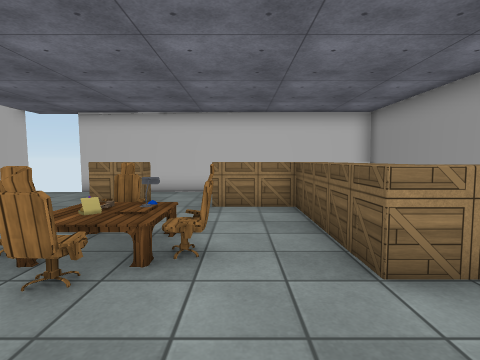
view 1 (above)

16 first-person views from a walk through a 3-D level made in the Unity game engine. The camera is 1.3 m above the floor, tilts 4° down and sees 80° across. The floor is counted in squares, 1 m on a side. Each view is taken from the middle of a square. On the plan, view 1 faces up. The plan holds only what a view shows up to about 13 squares ahead; the rest is blank. The place goes on beyond the plan. Some animated figures are left out. Door leaves are left out, so doorways stand open. Some surface patterns are stand-ins.

view 2
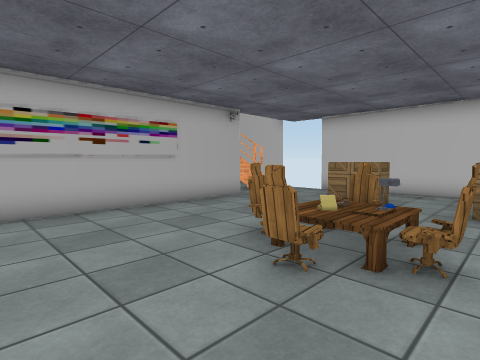

view 3
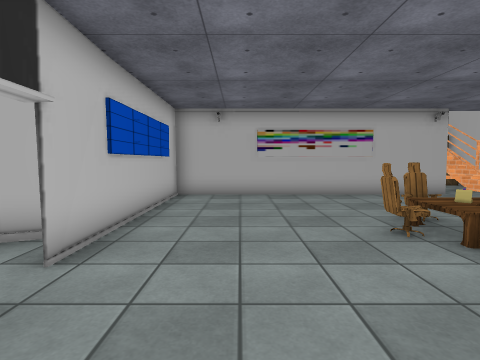

view 4
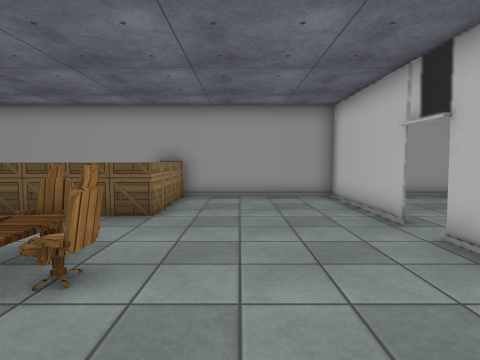

view 5
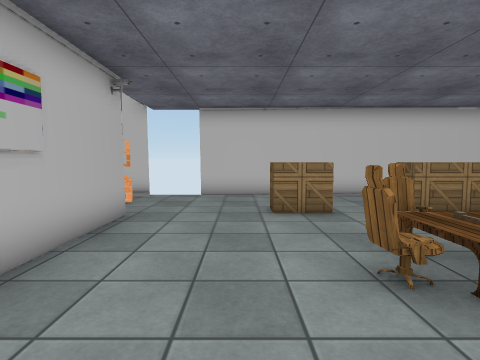

view 6
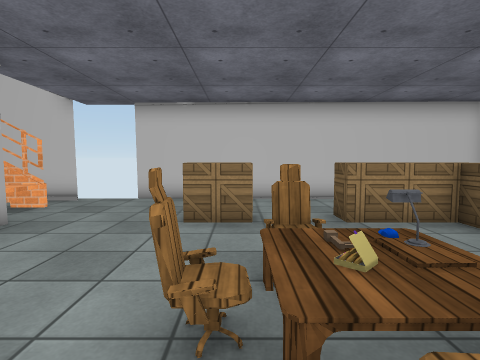

view 7
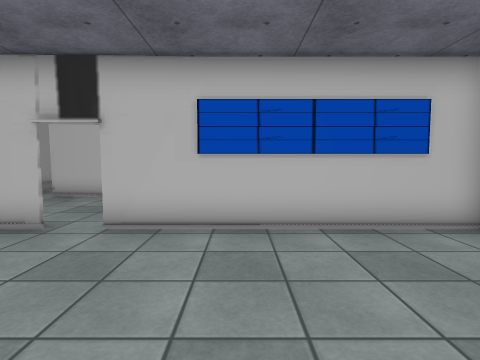

view 8
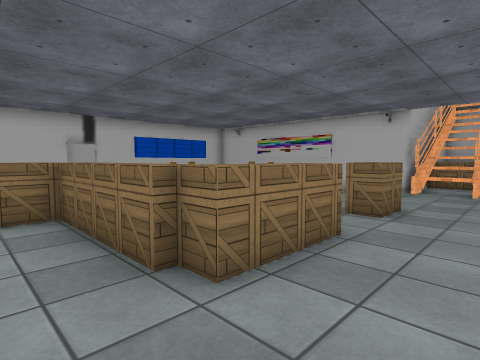

view 9
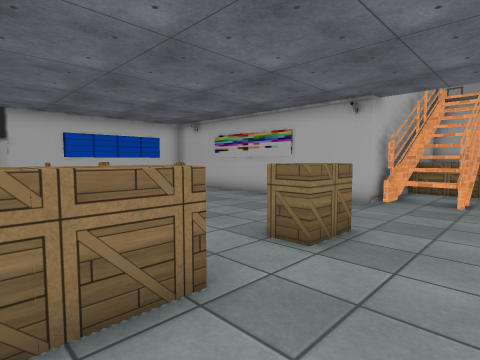

view 10
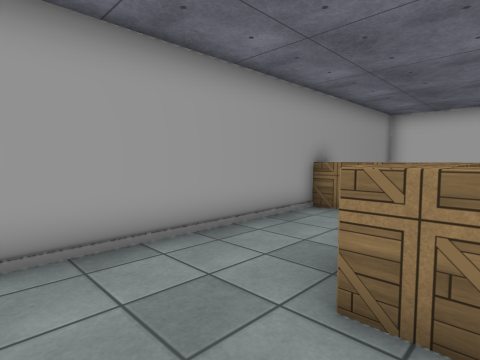

view 11
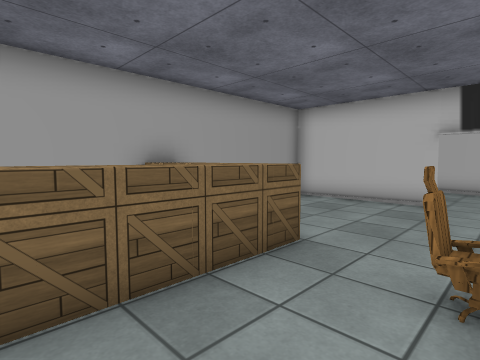

view 12
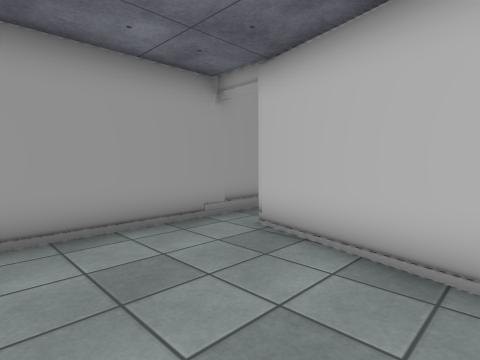

view 13
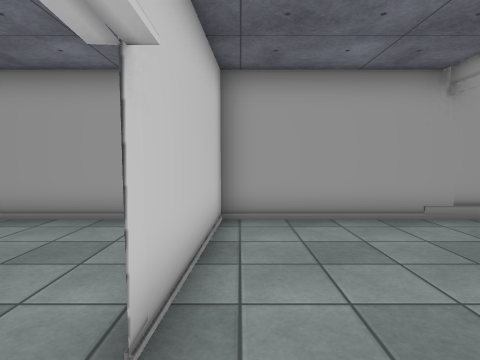

view 14
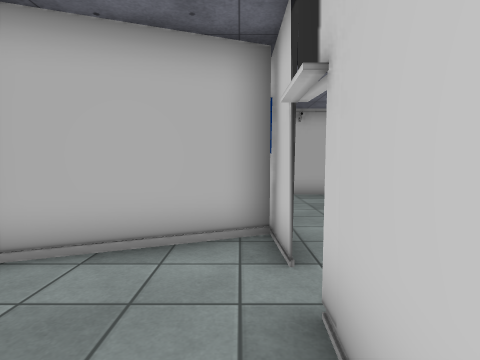

view 15
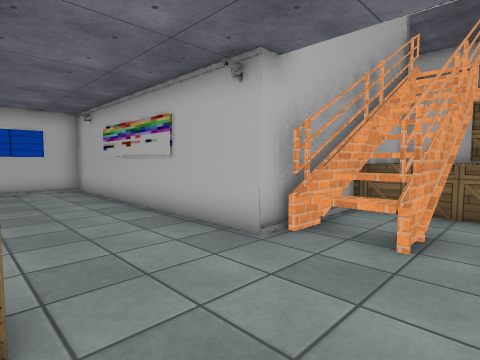

view 16
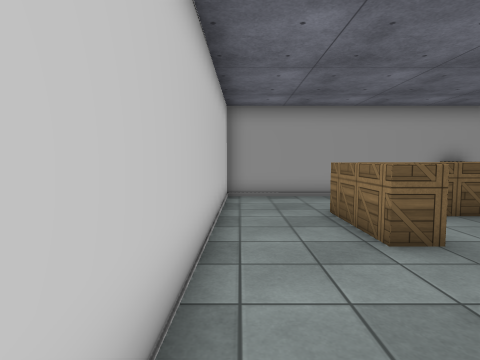

### Floor plan
Key: @ floor where view 1 was taken; # wall or solid block; x gap in a wall; . floor; / step, stairs or slope; D open door; ^ raised ledge; O other object.
Columns run from 11 left of view 1 to 6 right of it. Each row starts with its distance up from view 1.
 12      ############
 11 ###.............#
 10 #^^.............#
  9 #^^....OO..OOO..#
  8 #^x....OO.OOOO..#
  7    #.........O..#
  6    #.....O...O..#
  5    #..../O/..O..#
  4    #...O///O.OOO#O
  3    #.....O...OOOOO
  2    #............#
  1    #............#
  0    #.......@....#
 -1    #............#
 -2    #.....##D#####
 -3    #######......#
 -4          #......#
 -5           #.....#
 -6           #.....#
 -7           #####.#
 -8               ###
 -9                 #
-10                 #

Where each view was taken, in squares from view 1:
view 1: 0 up, 0 right, facing up
view 2: 0 up, 0 right, facing up-left
view 3: 0 up, 3 right, facing left
view 4: 1 up, 5 left, facing right
view 5: 1 up, 5 left, facing up
view 6: 2 up, 3 left, facing up
view 7: 3 up, 3 left, facing down
view 8: 11 up, 4 right, facing down-left
view 9: 11 up, 1 right, facing down-left
view 10: 11 up, 1 right, facing down-right
view 11: 7 up, 1 left, facing down-right
view 12: 3 down, 0 right, facing down-right
view 13: 3 down, 1 left, facing right
view 14: 3 down, 3 right, facing left
view 15: 11 up, 4 left, facing down-left
view 16: 11 up, 5 left, facing right
